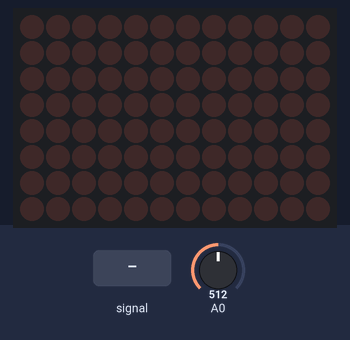
The sketch below on a simulated Arduino Uno R4 WiFi. Parts: 12×8 LED matrix. The inputs (shaded band) are chosen by the test bench; at power-on: A0 = 512.

Above: at 1.2 s.
1.3 s: A0 fed a 200 Hz sine of ±460 counts around its level
At 3.03 s:
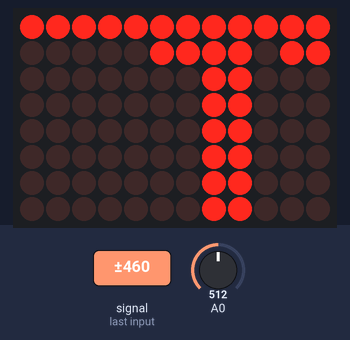
3.7 s: A0 set to 716
At 4.4 s:
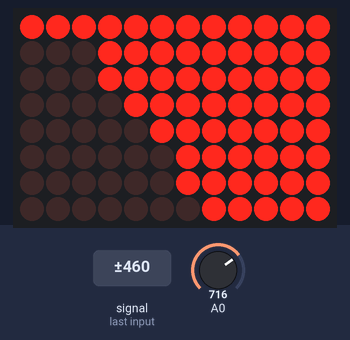
5.2 s: A0 fed a 50 Hz sine of ±306 counts around its level
At 5.39 s:
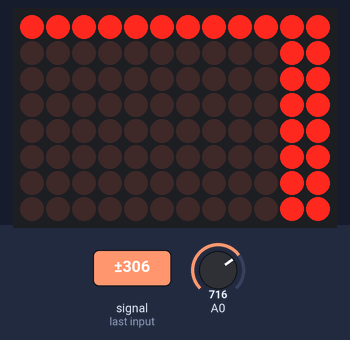
7.6 s: A0 fed a 2 Hz sine of ±306 counts around its level
At 8.9 s:
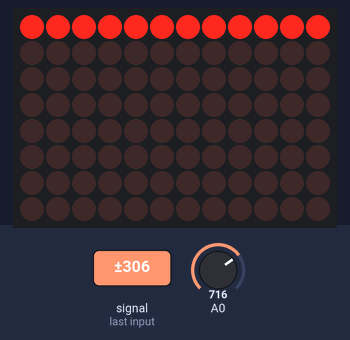
9.2 s: A0 set to 900
At 10.4 s:
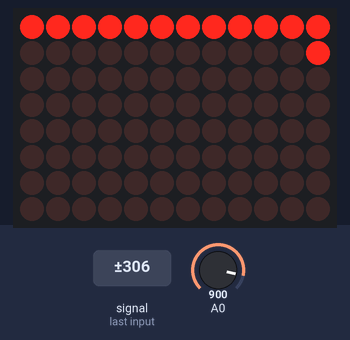
10.7 s: A0 set to 1023
At 11.9 s:
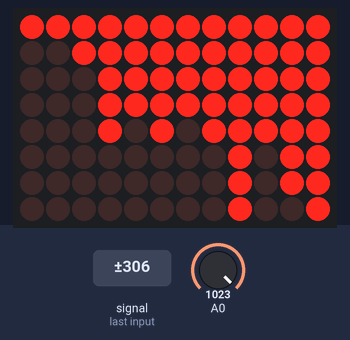
Timing chart, 0 to 13.2 s (numbered marks = the images above; inputs shaded):
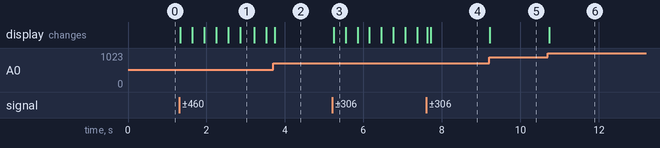

The sketch:

VUMeter.ino
```cpp
// (licence header left out)
#include <arduinoFFT.h>
#include <Arduino_LED_Matrix.h>

#define SAMPLES         256          // Must be a power of 2
#define SAMPLING_FREQ   20000         // Hz, must be 40000 or less due to ADC conversion time. Determines maximum frequency that can be analysed by the FFT Fmax=sampleF/2.
#define AUDIO_IN_PIN    0             // Signal in on this pin (same as A0 or Analog 0)
#define NUM_BANDS       12            // To change this, you will need to change the bunch of if statements describing the mapping from bins to bands
#define NOISE           100           // Used as a crude noise filter, values below this are ignored


ArduinoLEDMatrix matrix;
uint8_t frame[8][12] = {0};

// Sampling and FFT stuff
unsigned int sampling_period_us;
byte peak[] = {0,0,0,0,0,0,0,0,0,0,0,0,0,0,0,0};              // The length of these arrays must be >= NUM_BANDS
int bandValues[] = {0,0,0,0,0,0,0,0,0,0,0,0,0,0,0,0};
double vReal[SAMPLES];
double vImag[SAMPLES];
unsigned long newTime;
ArduinoFFT<double> FFT = ArduinoFFT<double>(vReal, vImag, SAMPLES, SAMPLING_FREQ); //This was changed from the orig
// Was: arduinoFFT FFT = arduinoFFT(vReal, vImag, SAMPLES, SAMPLING_FREQ);
// Recomended use case is: ArduinoFFT<float> FFT = ArduinoFFT<float>(vReal, vImag, SAMPLES, SAMPLING_FREQ);

double NN;
int HH = 128;

void setup() {
  Serial.begin(115200);
  matrix.begin();
  sampling_period_us = round(1000000 * (1.0 / SAMPLING_FREQ));
}


void loop() {

  // Reset bandValues[]
  for (int i = 0; i<NUM_BANDS; i++){
    bandValues[i] = 0;
  }

  // Sample the audio pin
  for (int i = 0; i < SAMPLES; i++) {
    newTime = micros();
    vReal[i] = analogRead(AUDIO_IN_PIN); // A conversion takes about 9.7uS on an ESP32
    vImag[i] = 0;
    while ((micros() - newTime) < sampling_period_us) { /* chill */ }
  }

  // Compute FFT
  FFT.dcRemoval(); // Was: FFT.DCRemoval();
  FFT.windowing(FFT_WIN_TYP_HAMMING, FFT_FORWARD); // Was: FFT.Windowing(FFT_WIN_TYP_HAMMING, FFT_FORWARD);
  FFT.compute(FFT_FORWARD); // Was: FFT.Compute(FFT_FORWARD);
  FFT.complexToMagnitude(); // Was: FFT.ComplexToMagnitude();


  // Analyse FFT results
  for (int i = 2; i < (SAMPLES/2); i++){       // Don't use sample 0 and only first SAMPLES/2 are usable. Each array element represents a frequency bin and its value the amplitude.
    if (vReal[i] > NOISE) {                    // Add a crude noise filter


      if (i<=2 )           bandValues[0]   += (int)vReal[i]; NN = (int)((bandValues[0]/2)/HH)+1;  if (NN > 8) NN = 8; for (int x=0;x<NN;x++){frame[x][11] = true;} for (int x=NN;x<8;x++){frame[x][11] = false;}
      if (i>2   && i<=3  ) bandValues[1]   += (int)vReal[i]; NN = (int)((bandValues[1]/2)/HH)+1;  if (NN > 8) NN = 8; for (int x=0;x<NN;x++){frame[x][10] = true;} for (int x=NN;x<8;x++){frame[x][10] = false;}
      if (i>3   && i<=4  ) bandValues[2]   += (int)vReal[i]; NN = (int)((bandValues[2]/2)/HH)+1;  if (NN > 8) NN = 8; for (int x=0;x<NN;x++){frame[x][9] = true;} for (int x=NN;x<8;x++){frame[x][9] = false;}
      if (i>4   && i<=6  ) bandValues[3]   += (int)vReal[i]; NN = (int)((bandValues[3]/2)/HH)+1;  if (NN > 8) NN = 8; for (int x=0;x<NN;x++){frame[x][8] = true;} for (int x=NN;x<8;x++){frame[x][8] = false;}
      if (i>6   && i<=9  ) bandValues[4]   += (int)vReal[i]; NN = (int)((bandValues[4]/3)/HH)+1;  if (NN > 8) NN = 8; for (int x=0;x<NN;x++){frame[x][7] = true;} for (int x=NN;x<8;x++){frame[x][7] = false;}
      if (i>9   && i<=13  ) bandValues[5]   += (int)vReal[i]; NN = (int)((bandValues[5]/4)/HH)+1;  if (NN > 8) NN = 8; for (int x=0;x<NN;x++){frame[x][6] = true;} for (int x=NN;x<8;x++){frame[x][6] = false;}
      if (i>13  && i<=20 ) bandValues[6]   += (int)vReal[i]; NN = (int)((bandValues[6]/4)/HH)+1;  if (NN > 8) NN = 8; for (int x=0;x<NN;x++){frame[x][5] = true;} for (int x=NN;x<8;x++){frame[x][5] = false;}
      if (i>20  && i<=30 ) bandValues[7]   += (int)vReal[i]; NN = (int)((bandValues[7]/4)/HH)+1;  if (NN > 8) NN = 8; for (int x=0;x<NN;x++){frame[x][4] = true;} for (int x=NN;x<8;x++){frame[x][4] = false;}
      if (i>30  && i<=46 ) bandValues[8]   += (int)vReal[i]; NN = (int)((bandValues[8]/4)/HH)+1;  if (NN > 8) NN = 8; for (int x=0;x<NN;x++){frame[x][3] = true;} for (int x=NN;x<8;x++){frame[x][3] = false;}
      if (i>46  && i<=70 ) bandValues[9]   += (int)vReal[i]; NN = (int)((bandValues[9]/4)/HH)+1;  if (NN > 8) NN = 8; for (int x=0;x<NN;x++){frame[x][2] = true;} for (int x=NN;x<8;x++){frame[x][2] = false;}
      if (i>70  && i<=106 ) bandValues[10]  += (int)vReal[i]; NN = (int)((bandValues[10]/4)/HH)+1; if (NN > 8) NN = 8; for (int x=0;x<NN;x++){frame[x][1] = true;} for (int x=NN;x<8;x++){frame[x][1] = false;}
      if (i>106           ) bandValues[11]  += (int)vReal[i]; NN = (int)((bandValues[11]/4)/HH)+1; if (NN > 8) NN = 8; for (int x=0;x<NN;x++){frame[x][0] = true;} for (int x=NN;x<8;x++){frame[x][0] = false;}


      matrix.renderBitmap(frame, 8, 12);


    }
  }
}
```

Measured:
- after the input at 1.3 s, the display: first changes at once (image 1 shows a later state)
- after the input at 3.7 s, the display: changes at once (image 2)
- after the input at 5.2 s, the display: changes at once (image 3)
- after the input at 7.6 s, the display: first changes at once (image 4 shows a later state)
- after the input at 9.2 s, the display: changes at once (image 5)
- after the input at 10.7 s, the display: changes at once (image 6)
